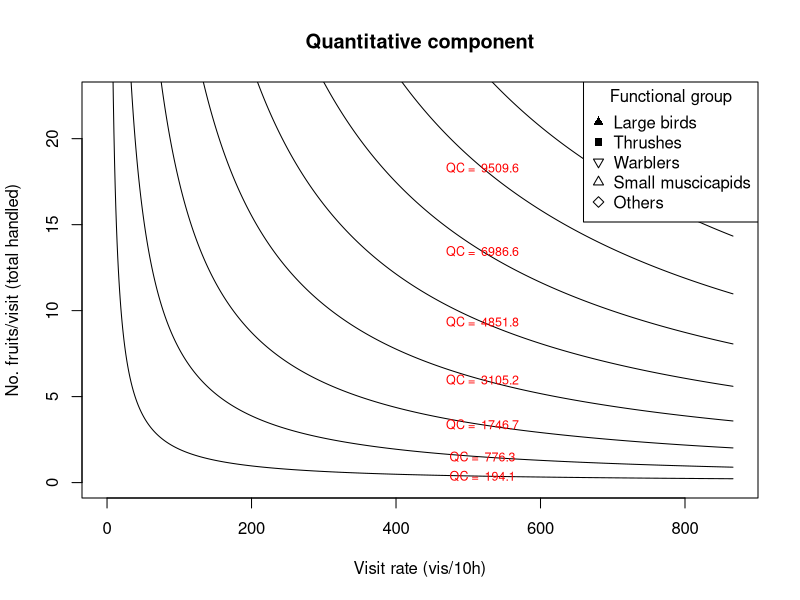

Generate this figure with R:
#---------------------------------------------------------------------------
# autoisolines: Code for automatically plotting isolines of
# effectiveness landscapes.
# Based on code for plotting effectiveness landscapes by Pedro 
# Jordano and code for automatic calculation of isolines 
# by Bernardo Santos.
# 3 December 2013. UNESP, Rio Claro, Brazil. Pedro Jordano.
#---------------------------------------------------------------------------
## First version 12 Jan 2009. Revised 3 December 2013
#---------------------------------------------------------------------------
# DESCRIPTION:
# The script plots effectiveness landscapes as described in
# Schupp, E. W., Jordano, P. and Gómez, J.M. 2010. Seed dispersal
# effectiveness revisited: a conceptual review. New Phytologist
# 188: 333-353.
#---------------------------------------------------------------------------
# Notes to do
# - Adding a function for the isolines code.
# - Implementing an option for setting the number of desired 
# isolines.
# Implementing ggplot2 graph.
# - Checking with other datasets.
#---------------------------------------------------------------------------
# NOT-Log scaled axes. Data example for Prunus mahaleb.
#
# Input data here.
sde <- read.table("data.txt", header=T, sep="\t", dec=".", na.strings="NA")

# Variables in dataset:
# dataset	plant	animal	visits	prop_visits	eff_per_vis	eff_total	
# prop_disp_service	frugivore_species
plot(sde$visits,sde$eff_per_vis,    # Empty plot
    xlab="Visit rate (vis/10h)",
    ylab="No. fruits/visit (total handled)", 
    main="Quantitative component",
    ylim=c(0,max(sde$eff_per_vis)), 
    xlim=c(0,max(sde$visits)),type="n")

points(sde$visits,sde$eff_per_vis,  # Adds the points
       pch=c(17,17,2,2,2,2,2,6,6,15,15,17,5,5,5,5,5,5,5,5)[sde$group])

# 
# This plots the isolines (code prototype by Bernardo Santos.)
#
nlines <- 10 # number of isolines wanted
# slope of a straight line linking (left,bottom) to (right,above) 
# corners of the graphic
alfa <- max(sde$eff_per_vis)/max(sde$visits)

# sequence of (nlines) regular spaced x values for the isoclines
xval <- seq(0, max(sde$visits), 
            length.out=(nlines+1))[2:(nlines+1)] 
isoc <- (xval*xval*alfa) # values of the isoclines

vis1<-seq(0,max(sde$visits),length.out=1000)
for(i in 1:nlines)
{
    lines(vis1, isoc[i]/vis1)
    text(0.6*max(sde$visits), isoc[i]/(0.6*max(sde$visits)), 
         paste("QC = ", round(isoc[i], digits=1)), 
         col="red", cex= 0.75)
}
#
# Code for legend. Ok.
legend("topright", title="Functional group",
    c("Large birds","Thrushes","Warblers","Small muscicapids","Others"),
    pch=c(17,15,6,2,5), horiz=F, ncol=1)
#---------------------------------------------------------------------------


